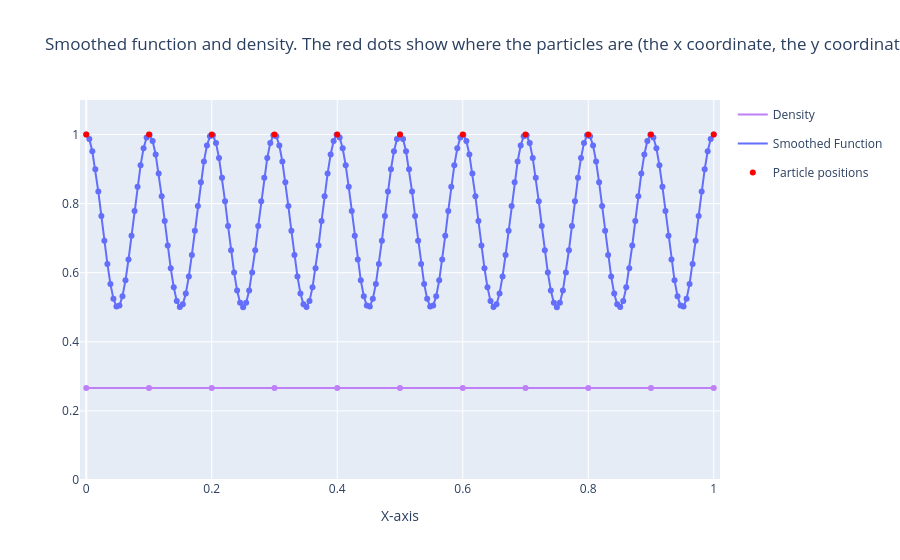
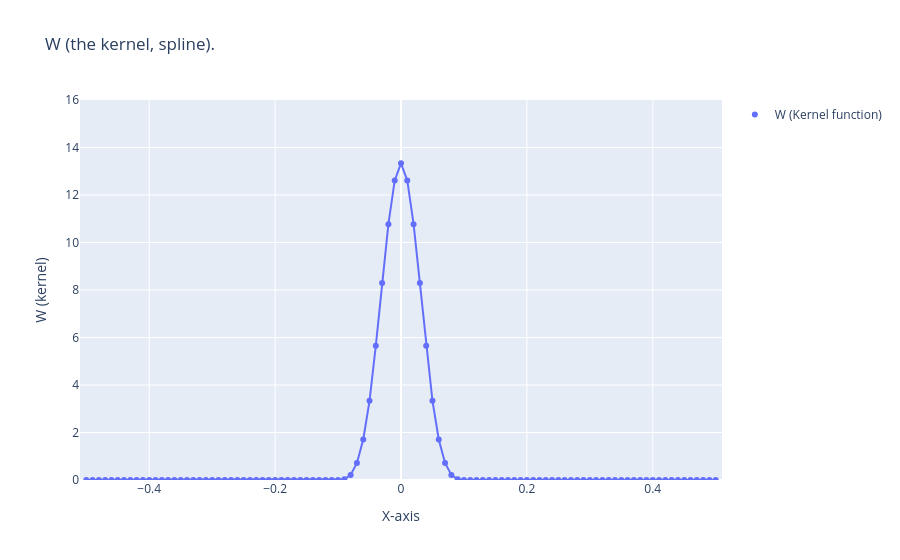

Notebook source saved alongside these figures, in order:
### Markdown cell above
Not quite sure what is happening on the ends, I'll have to come back to it later. Probably not significant in practice since the density goes to 0 for many simulations. 
It probably comes because we have no particles past the end and so we only get half of the weight function.

Now try with a narrow spline (h = 0.5*grid space.)

### Code cell
plot_spline_info(0.5, 'uniform', 209)

### Figure 1 — Plotly figure (JSON) as saved in the notebook; plotly's stock layout.template omitted (floating-point values rounded to 4 significant figures; data arrays with more than 128 entries replaced by an {"elided": "..."} marker saying what was removed)
{"data": [{"hovertemplate": "color=Density<br>x=%{x}<br>y=%{y}<extra></extra>", "legendgroup": "Density", "line": {"color": "rgb(190, 127, 247)", "dash": "solid"}, "marker": {"symbol": "circle"}, "mode": "lines", "name": "Density", "orientation": "v", "showlegend": true, "type": "scatter", "x": [0.0, 0.1, 0.2, 0.3, 0.4, 0.5, 0.6, 0.7, 0.8, 0.9, 1.0], "xaxis": "x", "y": [0.2667, 0.2667, 0.2667, 0.2667, 0.2667, 0.2667, 0.2667, 0.2667, 0.2667, 0.2667, 0.2667], "yaxis": "y"}, {"hovertemplate": "x=%{x}<br>y=%{y}<extra></extra>", "legendgroup": "", "marker": {"color": "rgb(190, 127, 247)", "symbol": "circle"}, "mode": "markers", "name": "", "orientation": "v", "showlegend": false, "type": "scatter", "x": [0.0, 0.1, 0.2, 0.3, 0.4, 0.5, 0.6, 0.7, 0.8, 0.9, 1.0], "xaxis": "x", "y": [0.2667, 0.2667, 0.2667, 0.2667, 0.2667, 0.2667, 0.2667, 0.2667, 0.2667, 0.2667, 0.2667], "yaxis": "y"}, {"hovertemplate": "color=Smoothed Function<br>x=%{x}<br>y=%{y}<extra></extra>", "legendgroup": "Smoothed Function", "line": {"color": "#636efa", "dash": "solid"}, "marker": {"symbol": "circle"}, "mode": "lines", "name": "Smoothed Function", "orientation": "v", "showlegend": true, "type": "scatter", "x": {"elided": "209 float values"}, "xaxis": "x", "y": {"elided": "209 float values"}, "yaxis": "y"}, {"hovertemplate": "x=%{x}<br>y=%{y}<extra></extra>", "legendgroup": "", "marker": {"color": "#636efa", "symbol": "circle"}, "mode": "markers", "name": "", "orientation": "v", "showlegend": false, "type": "scatter", "x": {"elided": "209 float values"}, "xaxis": "x", "y": {"elided": "209 float values"}, "yaxis": "y"}, {"hovertemplate": "color=Particle positions<br>x=%{x}<br>y=%{y}<extra></extra>", "legendgroup": "Particle positions", "marker": {"color": "rgb(255, 0, 0)", "symbol": "circle"}, "mode": "markers", "name": "Particle positions", "orientation": "v", "showlegend": true, "type": "scatter", "x": [0.0, 0.1, 0.2, 0.3, 0.4, 0.5, 0.6, 0.7, 0.8, 0.9, 1.0], "xaxis": "x", "y": [1.0, 1.0, 1.0, 1.0, 1.0, 1.0, 1.0, 1.0, 1.0, 1.0, 1.0], "yaxis": "y"}], "layout": {"title": {"text": "Smoothed function and density. The red dots show where the particles are (the x coordinate, the y coordinate is chosen to match the smooth function to make it easy to see where the particles are."}, "xaxis": {"range": [-0.01, 1.01], "title": {"text": "X-axis"}}, "yaxis": {"range": [0, 1.1]}}}

### Figure 2 — Plotly figure (JSON) as saved in the notebook; plotly's stock layout.template omitted (floating-point values rounded to 4 significant figures)
{"data": [{"hovertemplate": "color=W (Kernel function)<br>x=%{x}<br>y=%{y}<extra></extra>", "legendgroup": "W (Kernel function)", "marker": {"color": "#636efa", "symbol": "circle"}, "mode": "markers", "name": "W (Kernel function)", "orientation": "v", "showlegend": true, "type": "scatter", "x": [-0.5, -0.49, -0.48, -0.47, -0.46, -0.45, -0.44, -0.43, -0.42, -0.41, -0.4, -0.39, -0.38, -0.37, -0.36, -0.35, -0.34, -0.33, -0.32, -0.31, -0.3, -0.29, -0.28, -0.27, -0.26, -0.25, -0.24, -0.23, -0.22, -0.21, -0.2, -0.19, -0.18, -0.17, -0.16, -0.15, -0.14, -0.13, -0.12, -0.11, -0.1, -0.09, -0.08, -0.07, -0.06, -0.05, -0.04, -0.03, -0.02, -0.01, 0.0, 0.01, 0.02, 0.03, 0.04, 0.05, 0.06, 0.07, 0.08, 0.09, 0.1, 0.11, 0.12, 0.13, 0.14, 0.15, 0.16, 0.17, 0.18, 0.19, 0.2, 0.21, 0.22, 0.23, 0.24, 0.25, 0.26, 0.27, 0.28, 0.29, 0.3, 0.31, 0.32, 0.33, 0.34, 0.35, 0.36, 0.37, 0.38, 0.39, 0.4, 0.41, 0.42, 0.43, 0.44, 0.45, 0.46, 0.47, 0.48, 0.49, 0.5], "xaxis": "x", "y": [0.0, 0.0, 0.0, 0.0, 0.0, 0.0, 0.0, 0.0, 0.0, 0.0, 0.0, 0.0, 0.0, 0.0, 0.0, 0.0, 0.0, 0.0, 0.0, 0.0, 0.0, 0.0, 0.0, 0.0, 0.0, 0.0, 0.0, 0.0, 0.0, 0.0, 0.0, 0.0, 0.0, 0.0, 0.0, 0.0, 0.0, 0.0, 0.0, 0.0, 2.919e-46, 0.02667, 0.2133, 0.72, 1.707, 3.333, 5.653, 8.293, 10.77, 12.61, 13.33, 12.61, 10.77, 8.293, 5.653, 3.333, 1.707, 0.72, 0.2133, 0.02667, 2.919e-46, 0.0, 0.0, 0.0, 0.0, 0.0, 0.0, 0.0, 0.0, 0.0, 0.0, 0.0, 0.0, 0.0, 0.0, 0.0, 0.0, 0.0, 0.0, 0.0, 0.0, 0.0, 0.0, 0.0, 0.0, 0.0, 0.0, 0.0, 0.0, 0.0, 0.0, 0.0, 0.0, 0.0, 0.0, 0.0, 0.0, 0.0, 0.0, 0.0, 0.0], "yaxis": "y"}, {"hovertemplate": "x=%{x}<br>y=%{y}<extra></extra>", "legendgroup": "", "line": {"color": "#636efa", "dash": "solid"}, "marker": {"symbol": "circle"}, "mode": "lines", "name": "", "orientation": "v", "showlegend": false, "type": "scatter", "x": [-0.5, -0.49, -0.48, -0.47, -0.46, -0.45, -0.44, -0.43, -0.42, -0.41, -0.4, -0.39, -0.38, -0.37, -0.36, -0.35, -0.34, -0.33, -0.32, -0.31, -0.3, -0.29, -0.28, -0.27, -0.26, -0.25, -0.24, -0.23, -0.22, -0.21, -0.2, -0.19, -0.18, -0.17, -0.16, -0.15, -0.14, -0.13, -0.12, -0.11, -0.1, -0.09, -0.08, -0.07, -0.06, -0.05, -0.04, -0.03, -0.02, -0.01, 0.0, 0.01, 0.02, 0.03, 0.04, 0.05, 0.06, 0.07, 0.08, 0.09, 0.1, 0.11, 0.12, 0.13, 0.14, 0.15, 0.16, 0.17, 0.18, 0.19, 0.2, 0.21, 0.22, 0.23, 0.24, 0.25, 0.26, 0.27, 0.28, 0.29, 0.3, 0.31, 0.32, 0.33, 0.34, 0.35, 0.36, 0.37, 0.38, 0.39, 0.4, 0.41, 0.42, 0.43, 0.44, 0.45, 0.46, 0.47, 0.48, 0.49, 0.5], "xaxis": "x", "y": [0.0, 0.0, 0.0, 0.0, 0.0, 0.0, 0.0, 0.0, 0.0, 0.0, 0.0, 0.0, 0.0, 0.0, 0.0, 0.0, 0.0, 0.0, 0.0, 0.0, 0.0, 0.0, 0.0, 0.0, 0.0, 0.0, 0.0, 0.0, 0.0, 0.0, 0.0, 0.0, 0.0, 0.0, 0.0, 0.0, 0.0, 0.0, 0.0, 0.0, 2.919e-46, 0.02667, 0.2133, 0.72, 1.707, 3.333, 5.653, 8.293, 10.77, 12.61, 13.33, 12.61, 10.77, 8.293, 5.653, 3.333, 1.707, 0.72, 0.2133, 0.02667, 2.919e-46, 0.0, 0.0, 0.0, 0.0, 0.0, 0.0, 0.0, 0.0, 0.0, 0.0, 0.0, 0.0, 0.0, 0.0, 0.0, 0.0, 0.0, 0.0, 0.0, 0.0, 0.0, 0.0, 0.0, 0.0, 0.0, 0.0, 0.0, 0.0, 0.0, 0.0, 0.0, 0.0, 0.0, 0.0, 0.0, 0.0, 0.0, 0.0, 0.0, 0.0], "yaxis": "y"}], "layout": {"title": {"text": "W (the kernel, spline)."}, "xaxis": {"range": [-0.51, 0.51], "title": {"text": "X-axis"}}, "yaxis": {"range": [0, 16.0], "title": {"text": "W (kernel)"}}}}
